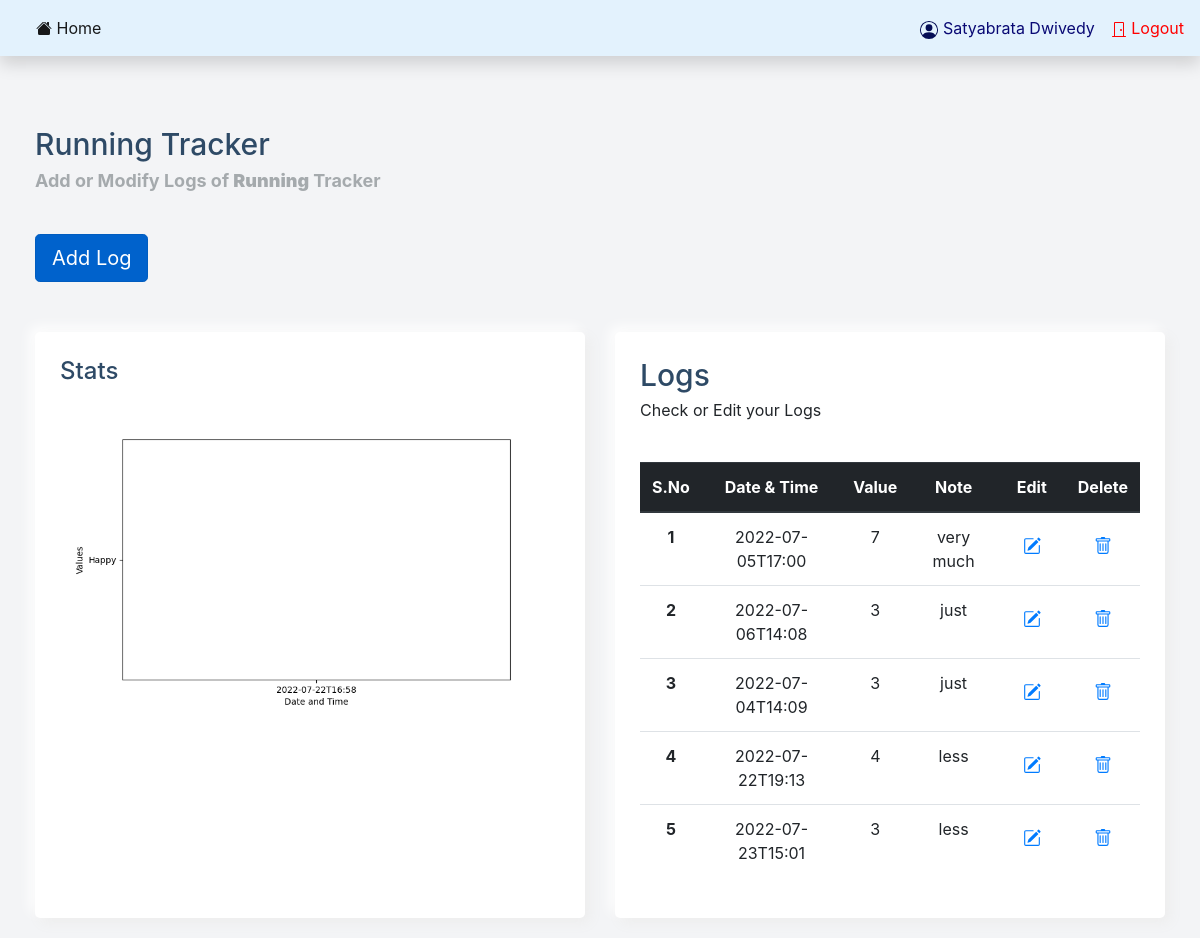
/TrackerInfo/1 (signed in), run on the app's committed database.
### models.py (models this page shows)
class User(db.Model,UserMixin):
    id = db.Column(db.Integer, primary_key=True)
    user_name = db.Column(db.String(100), unique=True)
    password = db.Column(db.String(100))
    name = db.Column(db.String(1000))

class Tracker(db.Model):
     __tablename__ = 'tracker'
     tracker_id=db.Column(db.Integer,primary_key=True,)
     user_name=db.Column(db.String,db.ForeignKey("user.user_name"),nullable=False)
     tracker_name=db.Column(db.String,nullable=False)
     description=db.Column(db.String)
     tracker_type=db.Column(db.String,nullable=False)
     options=db.Column(db.String)
     relative=db.relationship("Log_table",cascade='all,delete',backref="tracker")

class Log_table(db.Model):
    __tablename__='log_table'
    log_id=db.Column(db.Integer,primary_key=True)
    tracker_id=db.Column(db.Integer,db.ForeignKey("tracker.tracker_id"),nullable=False,)
    time=db.Column(db.String,nullable=False,unique=True)
    value=db.Column(db.String,nullable=False)
    note=db.Column(db.String)
    user_name=db.Column(db.String,db.ForeignKey("user.user_name"),nullable=False)
    edited_date=db.Column(db.String)

### main.py (the view)
@main.route('/TrackerInfo/<track_id>',methods=['GET','POST'])
@login_required
def TrackerInfo(track_id):
    if request.method=='GET':
        logs_val=Log_table.query.with_entities(Log_table.value,Log_table.time).filter(Log_table.tracker_id==track_id).all()
        track_t=Tracker.query.with_entities(Tracker.tracker_type).filter(Tracker.tracker_id==track_id).first()
        valuesl=[]
        timel=[]
        for l in logs_val:
            if track_t[0]=='Integer':
                valuesl.append(int(l[0]))
            else:
                valuesl.append(l[0])
            timel.append(l[1])
        plt.gcf().autofmt_xdate()
        fig, ax = plt.subplots(figsize=(8, 5))
        plt.xlabel('Date and Time')
        plt.ylabel('Values')
        ax.plot(timel,valuesl)
        plt.savefig("static/hist.png")
        cur_tracker=Tracker.query.filter(Tracker.tracker_id==track_id).first()
        cur_logs=Log_table.query.filter(Log_table.tracker_id==track_id).all()
        return render_template('TrackerInfo.html',name=current_user.name,cur_tracker=cur_tracker,cur_logs=cur_logs)

### __init__.py (called while the page is built)
def create_app():
    app = Flask(__name__)
    num=16
    res=''.join(secrets.choice(string.ascii_letters + string.digits)for x in range(num))
    app.config['SECRET_KEY'] = "this_is_the_secret_key"
    app.config['SQLALCHEMY_DATABASE_URI'] = 'sqlite:///database.sqlite'
    db.init_app(app)
    login_manager = LoginManager()
    login_manager.login_view = 'auth.login'
    login_manager.init_app(app)
    from models import User
    @login_manager.user_loader
    def load_user(user_id):
        return User.query.get(int(user_id))
    from authenticate import auth as auth_blueprint
    app.register_blueprint(auth_blueprint)
    from main import main as main_blueprint
    app.register_blueprint(main_blueprint)
    return app

### templates/TrackerInfo.html (shortened to what this page needs)
<!doctype html>
<html lang="en">
  <head>
    <link rel="stylesheet" href="https://cdn.jsdelivr.net/npm/bootstrap@4.1.3/dist/css/bootstrap.min.css">
    <link rel="stylesheet" href="{{url_for('static',filename='dashboard.css')}}">
  </head>
  <body>
    <nav class="navbar navbar-light p-0 shadow" style="background-color: #e3f2fd;">
        <div style="padding-left: 20px;">
          <ul class="navbar navbar-nav ">
            <li class="nav-item px-3">
              <a class="nav-link active" href="/profile">
                   Home
                </a>
            </li>
          </ul>
        </div>
        <div>
          <ul class="nav justify-content-end">
            <li class="nav-item">
              <span class="navbar-text" style="color: rgb(9, 9, 116);"><img width="20" src="{{url_for('static',filename='person-circle.svg')}}" alt="" />  {{name}}</span>
            </li>
            <li class="nav-item">
                  <a class="nav-link" href="{{ url_for('auth.logout') }}" style="color: red;" id="lgot">
                  <svg xmlns="http://www.w3.org/2000/svg" width="16" height="16" fill="currentColor" class="bi bi-door-closed" viewBox="0 1 16 16">
                      <path d="M3 2a1 1 0 0 1 1-1h8a1 1 0 0 1 1 1v13h1.5a.5.5 0 0 1 0 1h-13a.5.5 0 0 1 0-1H3V2zm1 13h8V2H4v13z"/>
                      <path d="M9 9a1 1 0 1 0 2 0 1 1 0 0 0-2 0z"/>
                    </svg> Logout
                </a>
            </li>
          </ul>
      </div>
    </nav>
            <main role="main">
                <div class="main__container">
                    <div class="main__title">
                      <div class="main__greeting">
                        <h1>{{cur_tracker['tracker_name']}} Tracker</h1>
                        <p>Add or Modify Logs of <b>{{cur_tracker['tracker_name']}}</b> Tracker</p><br>
                      </div>
                    </div>
                    <a href="/{{cur_tracker['tracker_id']}}/addLog" class="btn btn-primary btn-lg active" role="button" aria-pressed="true">Add Log</a>
                    <div class="charts">
                      <div class="charts__left">
                        <div class="charts__left__title">
                          <div>
                            <h1>Stats</h1>
                          </div>
                        </div>
                        <div align="center">
                          <img src="{{url_for('static',filename='hist.png')}}" width="500px">
                        </div>
                      </div>
                      <div class="charts__right">
                        <div class="charts__right__title">
                          <div>
                            <h1>Logs</h1>
                            <p>Check or Edit your Logs</p>
                          </div>
                        </div>
                        <br>
                        <div align="center">
                          <table class="table" style="text-align: center;">
                            <thead class="thead-dark">
                              <tr>
                                <th scope="col">S.No</th>
                                <th scope="col">Date & Time</th>
                                <th scope="col">Value</th>
                                <th scope="col">Note</th>
                                <th scope="col">Edit</th>
                                <th scope="col">Delete</th>
                              </tr>
                            </thead>
                            <tbody>
                              {%for log in cur_logs%}
                              <tr>
                                <th scope="row">{{loop.index}}</th>
                                <td>{{log['time']}}</td>
                                <td>{{log['value']}}</td>
                                <td>{{log['note']}}</td>
                                <td><a href="/editLog/{{log['log_id']}}" class="btn" role="button" aria-pressed="true" style="background-color: transparent;"></a>
                              </td>
                                <td><a href="/deleteLog/{{log['log_id']}}" class="btn" role="button" aria-pressed="true" style="background-color: transparent;"></a>
                              </td>
                              </tr>
                              {%endfor%}
                            </tbody>
                          </table>
                          </div>
                      </div>
                    </div>
            </main>
  </body>
</html>

### static/dashboard.css (style rules this page uses)
main { padding-top: 50px; }
nav { padding-left: 200px; }
.charts { display: grid; grid-template-columns: 1fr 1fr; gap: 30px; margin-top: 50px; }
.charts__left { padding: 25px; border-radius: 5px; background: #ffffff; box-shadow: 5px 5px 13px #ededed, -5px -5px 13px #ffffff; }
.charts__left__title { display: flex; align-items: center; justify-content: space-between; }
.charts__left__title > div > h1 { font-size: 24px; color: #2e4a66; margin-bottom: 5px; }
.charts__right { padding: 25px; border-radius: 5px; background: #ffffff; box-shadow: 5px 5px 13px #ededed, -5px -5px 13px #ffffff; }
.charts__right__title { display: flex; align-items: center; justify-content: space-between; }
.charts__right__title > div > h1 { font-size: 30px; color: #2e4a66; margin-bottom: 5px; }
.btn { background-color: #3385c9; }
main { background: #f3f4f6; grid-area: main; overflow-y: auto; }
.main__container { padding: 20px 35px; }
.main__title { display: flex; align-items: center; }
.main__greeting > h1 { font-size: 30px; color: #2e4a66; margin-bottom: 5px; }
.main__greeting > p { font-size: 18px; font-weight: 700; color: #a5aaad; }

### data on the page
User: name "Satyabrata Dwivedy"
Tracker: tracker_name "Running"
Log_table: time "2022-07-05T17:00", value "7", note "very much"
Log_table: time "2022-07-06T14:08", value "3", note "just"
Log_table: time "2022-07-04T14:09", value "3", note "just"
Log_table: time "2022-07-22T19:13", value "4", note "less"
Log_table: time "2022-07-23T15:01", value "3", note "less"
